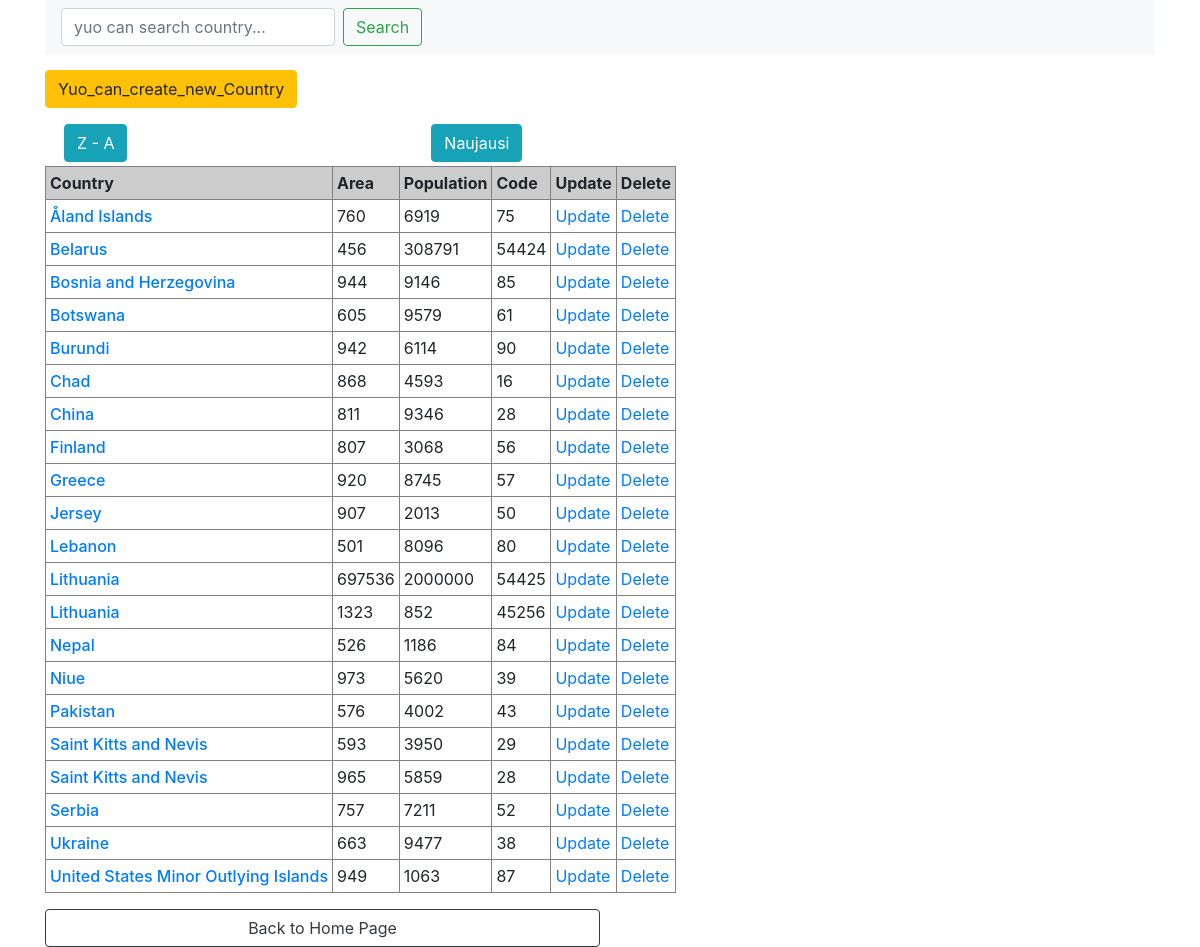
/rikiuotas.php, run on the app's committed database.
### tables this page shows
CREATE TABLE `countrytable` (
  `id` int(6) NOT NULL,
  `coutry` varchar(120) DEFAULT NULL,
  `area` double DEFAULT NULL,
  `population` double DEFAULT NULL,
  `code` int(250) DEFAULT NULL,
  `data` date DEFAULT NULL
);

### db_functions.php (called while the page is built, shortened)
<?php
    $prisijungimas = mysqli_connect(DB_HOST,  MYSQL_USER, MYSQL_PASSWORD, DB_NAME   );
    mysqli_set_charset($prisijungimas, 'utf8mb4');
    function getPrisijungimas() {
        global $prisijungimas;
        return $prisijungimas;
    }
function getCountryAZ() {
    $mano_sql_tekstas = "SELECT * FROM countrytable
                                  ORDER BY coutry ASC";
    $adminAtsakymai = mysqli_query( getPrisijungimas() , $mano_sql_tekstas);
            if ( $adminAtsakymai ) {
         return $adminAtsakymai;
    } else {
        return NULL;
    }
}

### rikiuotas.php (the view, shortened to what this page needs)
<?php require_once('db_functions.php') ?>
<!DOCTYPE html>
<html>
    <head>
      <link rel="stylesheet" href="https://stackpath.bootstrapcdn.com/bootstrap/4.3.1/css/bootstrap.min.css">
<div class="container">
<header>
        <nav class="navbar navbar-expand-lg navbar-light bg-light">
                <form action="search_country.php"    method="GET"   class="form-inline my-2 my-lg-0" >
                    <input type="text" class="form-control mr-sm-2" name="query" aria-label="Search" placeholder="yuo can search country...">
                    <button class="btn btn-outline-success my-2 my-sm-0" type="submit" value="Search">Search</button>
                </form>
        </nav>
</header>
<div class="row mb-3 mt-3">
  <div class="col">
    <?php echo "<a type='button' class='btn btn-warning' href= 'country_create_forma.php?nr=$i'>".Yuo_can_create_new_Country ."</a>";?>
  </div>
</div>
<div class="row m-1">
  <div class="col-4">
    <a  class = "btn btn-info" href="desc.php">Z - A</a>
  </div>
  <div class="col-4">
    <a  class = "btn btn-info" href="naujausi.php">Naujausi</a>
  </div>
</div>
<div class="row">
  <div class="col-12">
    <table border="1" cellpadding="4">
    <tr>
        <td bgcolor="#CCCCCC"><strong>Country</strong></td>
        <td bgcolor="#CCCCCC"><strong>Area</strong></td><td bgcolor="#CCCCCC"><strong>Population</strong></td><td bgcolor="#CCCCCC"><strong>Code</strong></td><td bgcolor="#CCCCCC"><strong>Update</strong></td><td bgcolor="#CCCCCC"><strong>Delete</strong></td></tr>
    <?php
    $salys = getCountryAZ();
    $salis = mysqli_fetch_assoc($salys);
      for($i=1; $i < HOME_NUMBER_OF_ARTICLES; $i++){
      while($salis == true){
        $trans = $salis[id];
    ?>
                <tr>
                <td><? echo "<a  class='card-title h6' href= 'city.php?nr=$trans'>".$salis['coutry']."</a>"; ?></td>
                <td><? echo $salis['area']; ?></td>
                <td><? echo $salis['population']; ?></td>
                <td><? echo $salis['code']; ?></td>
                <td><? echo "<a class='card-link' href= 'country_update_forma.php?nr=$trans'>".Update."</a>"; ?></td>
                <td><? echo "<a class='card-link' href= 'countrydelete.php?nr=$trans'>".Delete."</a>"; ?></td>
                </tr>
                <?php $salis = mysqli_fetch_assoc($salys); ?>
    <?php
    }
    };
    ?>
    </table>
</div>
</div>
<a  href="index.php" class="btn btn-outline-dark w-50 mt-3">Back to Home Page</a>
</div>

### data on the page
countrytable: coutry "Åland Islands", area "760", population "6919", code "75"
countrytable: coutry "Belarus", area "456", population "308791", code "54424"
countrytable: coutry "Bosnia and Herzegovina", area "944", population "9146", code "85"
countrytable: coutry "Botswana", area "605", population "9579", code "61"
countrytable: coutry "Burundi", area "942", population "6114", code "90"
countrytable: coutry "Chad", area "868", population "4593", code "16"
countrytable: coutry "China", area "811", population "9346", code "28"
countrytable: coutry "Finland", area "807", population "3068", code "56"
countrytable: coutry "Greece", area "920", population "8745", code "57"
countrytable: coutry "Jersey", area "907", population "2013", code "50"
countrytable: coutry "Lebanon", area "501", population "8096", code "80"
countrytable: coutry "Lithuania", area "697536", population "2000000", code "54425"
countrytable: coutry "Lithuania", area "1323", population "852", code "45256"
countrytable: coutry "Nepal", area "526", population "1186", code "84"
countrytable: coutry "Niue", area "973", population "5620", code "39"
countrytable: coutry "Pakistan", area "576", population "4002", code "43"
countrytable: coutry "Saint Kitts and Nevis", area "593", population "3950", code "29"
countrytable: coutry "Saint Kitts and Nevis", area "965", population "5859", code "28"
countrytable: coutry "Serbia", area "757", population "7211", code "52"
countrytable: coutry "Ukraine", area "663", population "9477", code "38"
countrytable: coutry "United States Minor Outlying Islands", area "949", population "1063", code "87"

### other printed values
Yuo_can_create_new_Country "Yuo_can_create_new_Country"
